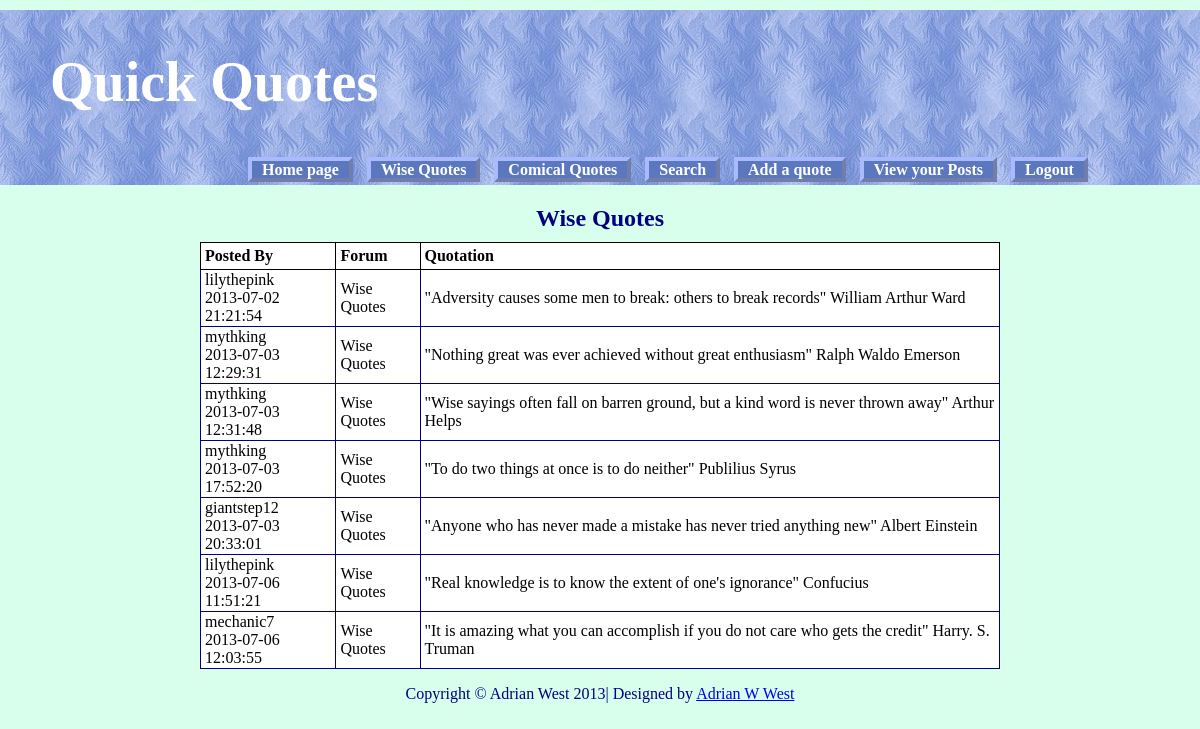
The page /forum_w.php (signed in) on the database its author committed.
### tables this page shows
CREATE TABLE IF NOT EXISTS `forum` (
  `post_id` int(8) unsigned NOT NULL AUTO_INCREMENT,
  `uname` varchar(12) NOT NULL,
  `subject` varchar(60) NOT NULL,
  `message` text NOT NULL,
  `post_date` datetime NOT NULL,
  PRIMARY KEY (`post_id`)
);

### forum_w.php (the view, shortened to what this page needs)
<!doctype html>
<html lang=en>
<head>
<link rel="stylesheet" type="text/css" href="msgboard.css">
</head>
<body>
<div id='container'>
<?php
include ( 'includes/header.php' ) ;
require ( 'includes/mysqli_connect.php' ) ;
$q = "SELECT uname,post_date,subject,message FROM forum WHERE subject = 'Wise Quotes' ORDER BY 'post_date' ASC";
$result = mysqli_query( $dbcon, $q ) ;
if ( mysqli_num_rows( $result ) > 0 )
{
  echo '<h2>Wise Quotes</h2><table><tr><th>Posted By</th><th>Forum</th><th id="msg">Quotation</th></tr>';
  while ( $row = mysqli_fetch_array( $result, MYSQLI_ASSOC ))
  {
    echo '<tr><td>' . $row['uname'].'<br>'.$row['post_date'].'</td>
    <td>'.$row['subject'].'</td><td>' . $row['message'] . '</td> </tr>';
  }
  echo '</table>' ;
}
else { echo '<p>There are currently no messages.</p>' ; }
?>
</div>
<?php include ( 'includes/footer.php' ) ; ?>
</body>
</html>

### msgboard.css (style rules this page uses)
h2 { font-size:150%; color:navy; text-align:center; margin-bottom:10px; }
#container { position:relative; min-width:1200px; max-width:1200px; margin:auto; text-align:left; }
table { width:800px; border:1px navy solid; border-collapse:collapse; margin:auto; }
td { border:1px navy solid; padding:1px 0 1px 4px; text-align:left; }

### forum_w.php (style rules this page uses)
table { background:white; color:black; }
th { padding:4px; border:1px black solid; }

### rows shown on the page
forum: uname "lilythepink", post_date "2013-07-02 21:21:54", subject "Wise Quotes", message "\"Adversity causes some men to break: others to break records\" William Arthur Ward"
forum: uname "mythking", post_date "2013-07-03 12:29:31", subject "Wise Quotes", message "\"Nothing great was ever achieved without great enthusiasm\" Ralph Waldo Emerson"
forum: uname "mythking", post_date "2013-07-03 12:31:48", subject "Wise Quotes", message "\"Wise sayings often fall on barren ground, but a kind word is never thrown away\" Arthur Helps"
forum: uname "mythking", post_date "2013-07-03 17:52:20", subject "Wise Quotes", message "\"To do two things at once is to do neither\" Publilius Syrus"
forum: uname "giantstep12", post_date "2013-07-03 20:33:01", subject "Wise Quotes", message "\"Anyone who has never made a mistake has never tried anything new\" Albert Einstein"
forum: uname "lilythepink", post_date "2013-07-06 11:51:21", subject "Wise Quotes", message "\"Real knowledge is to know the extent of one's ignorance\" Confucius"
forum: uname "mechanic7", post_date "2013-07-06 12:03:55", subject "Wise Quotes", message "\"It is amazing what you can accomplish if you do not care who gets the credit\" Harry. S. Truman"
